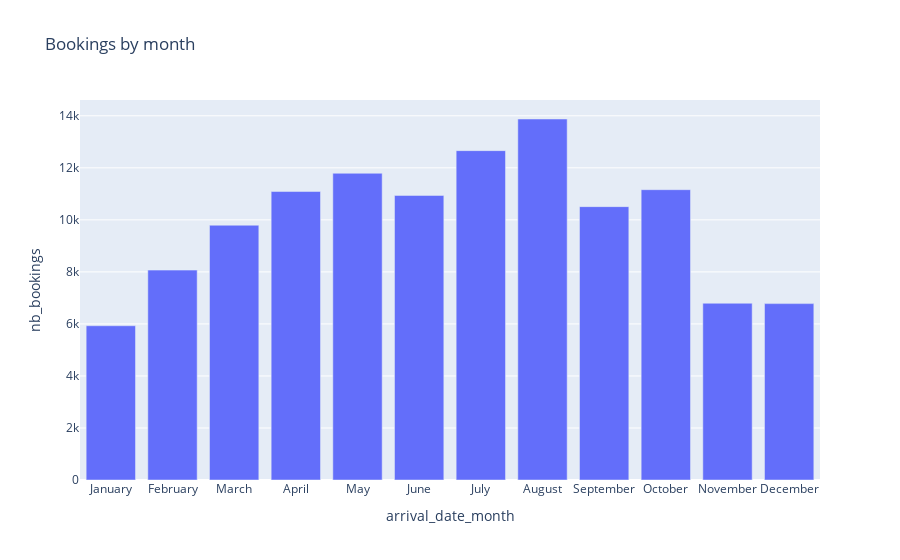

The notebook cell this image was saved under:
### Code cell
bookings_by_month = hotel_bookings.groupby('arrival_date_month', as_index= False)[['hotel']].count().rename(columns={'hotel':'nb_bookings'})
months = ['January', 'February', 'March', 'April', 'May', 'June', 'July', 'August', 'September', 'October', 'November', 'December']
fig = px.bar(bookings_by_month, x = 'arrival_date_month', y = 'nb_bookings',
            title='Bookings by month',
            category_orders={'arrival_date_month':months})
fig.show(config={'displayModeBar': False})

### Figure 1 — Plotly figure (JSON) as saved in the notebook; plotly's stock layout.template omitted (floating-point values rounded to 4 significant figures)
{"data": [{"alignmentgroup": "True", "hovertemplate": "arrival_date_month=%{x}<br>nb_bookings=%{y}<extra></extra>", "legendgroup": "", "marker": {"color": "#636efa", "pattern": {"shape": ""}}, "name": "", "offsetgroup": "", "orientation": "v", "showlegend": false, "textposition": "auto", "type": "bar", "x": ["April", "August", "December", "February", "January", "July", "June", "March", "May", "November", "October", "September"], "xaxis": "x", "y": [11089, 13877, 6780, 8068, 5929, 12661, 10939, 9794, 11791, 6794, 11160, 10508], "yaxis": "y"}], "layout": {"barmode": "relative", "legend": {"tracegroupgap": 0}, "title": {"text": "Bookings by month"}, "xaxis": {"anchor": "y", "categoryarray": ["January", "February", "March", "April", "May", "June", "July", "August", "September", "October", "November", "December"], "categoryorder": "array", "domain": [0, 1], "title": {"text": "arrival_date_month"}}, "yaxis": {"anchor": "x", "domain": [0, 1], "title": {"text": "nb_bookings"}}}}
